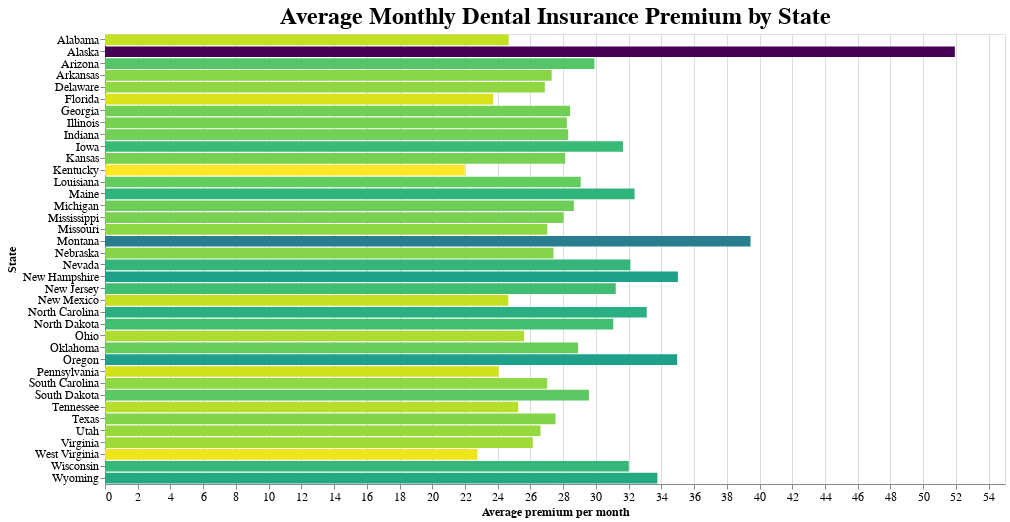

Source (notebook cell):
### Code cell
bar = alt.Chart(state_prem_df, title='Average Monthly Dental Insurance Premium by State', height=450, width=900).configure_title(fontSize=24).mark_bar().encode(
        x = 'avg_prem', 
        y = 'state',
        color = alt.Color('avg_prem', sort="descending", legend=None, scale=alt.Scale(scheme='viridis'))).configure_axis(
    labelFontSize=12,
    titleFontSize=12
)

bar.encoding.x.title = 'Average premium per month'
bar.encoding.y.title = 'State'
bar

### Figure 1 — Vega-Lite specification as saved in the notebook (floating-point values rounded to 4 significant figures)
{"$schema": "https://vega.github.io/schema/vega-lite/v2.6.0.json", "config": {"axis": {"labelFontSize": 12, "titleFontSize": 12}, "background": "white", "title": {"fontSize": 24}, "view": {"height": 300, "width": 400}}, "data": {"name": "data-d2c7b872d01dc47779718c97fb842f02"}, "datasets": {"data-d2c7b872d01dc47779718c97fb842f02": [{"avg_prem": 24.67, "id": 1, "state": "Alabama"}, {"avg_prem": 51.94, "id": 2, "state": "Alaska"}, {"avg_prem": null, "id": 3, "state": null}, {"avg_prem": 29.91, "id": 4, "state": "Arizona"}, {"avg_prem": 27.3, "id": 5, "state": "Arkansas"}, {"avg_prem": null, "id": 6, "state": "California"}, {"avg_prem": null, "id": 7, "state": null}, {"avg_prem": null, "id": 8, "state": "Colorado"}, {"avg_prem": null, "id": 9, "state": "Connecticut"}, {"avg_prem": 26.88, "id": 10, "state": "Delaware"}, {"avg_prem": null, "id": 11, "state": "District of Columbia"}, {"avg_prem": 23.72, "id": 12, "state": "Florida"}, {"avg_prem": 28.42, "id": 13, "state": "Georgia"}, {"avg_prem": null, "id": 14, "state": null}, {"avg_prem": null, "id": 15, "state": "Hawaii"}, {"avg_prem": null, "id": 16, "state": "Idaho"}, {"avg_prem": 28.22, "id": 17, "state": "Illinois"}, {"avg_prem": 28.31, "id": 18, "state": "Indiana"}, {"avg_prem": 31.65, "id": 19, "state": "Iowa"}, {"avg_prem": 28.12, "id": 20, "state": "Kansas"}, {"avg_prem": 21.99, "id": 21, "state": "Kentucky"}, {"avg_prem": 29.07, "id": 22, "state": "Louisiana"}, {"avg_prem": 32.36, "id": 23, "state": "Maine"}, {"avg_prem": null, "id": 24, "state": "Maryland"}, {"avg_prem": null, "id": 25, "state": "Massachusetts"}, {"avg_prem": 28.65, "id": 26, "state": "Michigan"}, {"avg_prem": null, "id": 27, "state": "Minnesota"}, {"avg_prem": 28.02, "id": 28, "state": "Mississippi"}, {"avg_prem": 27.03, "id": 29, "state": "Missouri"}, {"avg_prem": 39.45, "id": 30, "state": "Montana"}, {"avg_prem": 27.4, "id": 31, "state": "Nebraska"}, {"avg_prem": 32.1, "id": 32, "state": "Nevada"}, {"avg_prem": 35.01, "id": 33, "state": "New Hampshire"}, {"avg_prem": 31.21, "id": 34, "state": "New Jersey"}, {"avg_prem": 24.64, "id": 35, "state": "New Mexico"}, {"avg_prem": null, "id": 36, "state": "New York"}, {"avg_prem": 33.11, "id": 37, "state": "North Carolina"}, {"avg_prem": 31.06, "id": 38, "state": "North Dakota"}, {"avg_prem": 25.61, "id": 39, "state": "Ohio"}, {"avg_prem": 28.9, "id": 40, "state": "Oklahoma"}, {"avg_prem": 34.97, "id": 41, "state": "Oregon"}, {"avg_prem": 24.05, "id": 42, "state": "Pennsylvania"}, {"avg_prem": null, "id": 43, "state": null}, {"avg_prem": null, "id": 44, "state": "Rhode Island"}, {"avg_prem": 27.02, "id": 45, "state": "South Carolina"}, {"avg_prem": 29.57, "id": 46, "state": "South Dakota"}, {"avg_prem": 25.25, "id": 47, "state": "Tennessee"}, {"avg_prem": 27.53, "id": 48, "state": "Texas"}, {"avg_prem": 26.61, "id": 49, "state": "Utah"}, {"avg_prem": null, "id": 50, "state": "Vermont"}, {"avg_prem": 26.14, "id": 51, "state": "Virginia"}, {"avg_prem": null, "id": 52, "state": null}, {"avg_prem": null, "id": 53, "state": "Washington"}, {"avg_prem": 22.76, "id": 54, "state": "West Virginia"}, {"avg_prem": 32.01, "id": 55, "state": "Wisconsin"}, {"avg_prem": 33.76, "id": 56, "state": "Wyoming"}]}, "encoding": {"color": {"field": "avg_prem", "legend": null, "scale": {"scheme": "viridis"}, "sort": "descending", "type": "quantitative"}, "x": {"field": "avg_prem", "title": "Average premium per month", "type": "quantitative"}, "y": {"field": "state", "title": "State", "type": "nominal"}}, "height": 450, "mark": "bar", "title": "Average Monthly Dental Insurance Premium by State", "width": 900}
